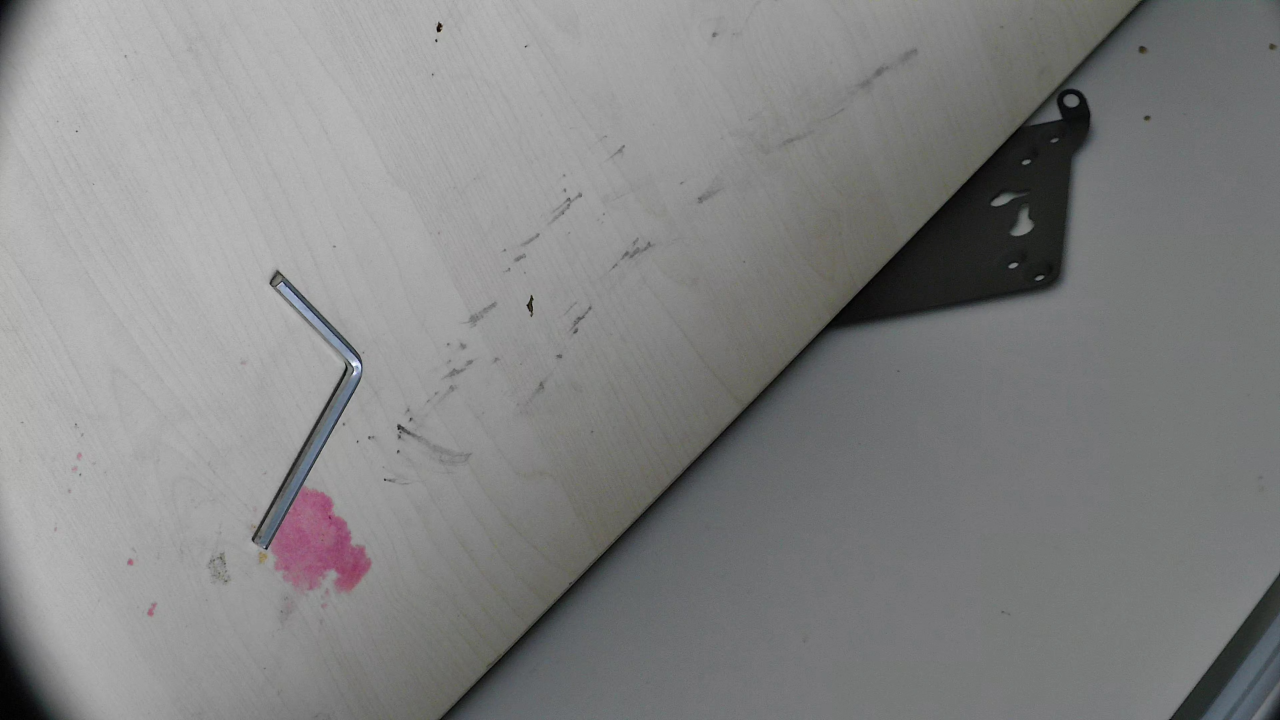
#> input picture pre_Operator/SSIM/10350+.jpg, 3840 x 2160 px (shown at 1/3 size)
$ python ssim.py
#> lines starting #> are read from the running program, lines starting #| are printed output that depends on the picture; long printed decimals are rounded
import cv2
from skimage.metrics import structural_similarity as ssim
import numpy as np
import time

# decoded img
img1 = cv2.imread('10350+.jpg')
#> img1 is the input picture: shape (2160, 3840, 3); mean B, G, R 132.2, 132.2, 131.9
img2 = cv2.imread('background.jpg')
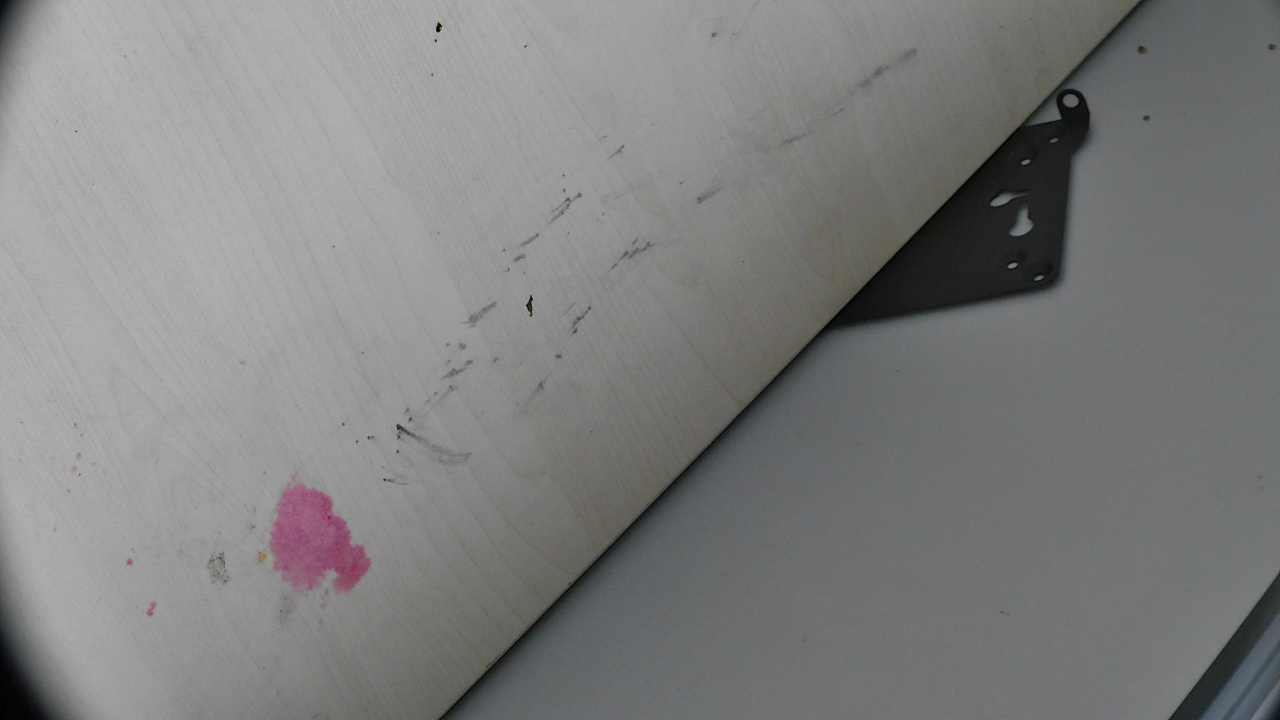
#> input picture pre_Operator/SSIM/background.jpg, 3840 x 2160 px (shown at 1/3 size)
#> img2 is the input picture: shape (2160, 3840, 3); mean B, G, R 127.6, 127.4, 127.3

# [29 lines of commented-out code are left out]
gray1 = cv2.cvtColor(img1, cv2.COLOR_BGR2GRAY)
gray2 = cv2.cvtColor(img2, cv2.COLOR_BGR2GRAY)
# [117 lines of commented-out code are left out]

start_time = time.perf_counter()
ssim_gray, diff_map = ssim(gray1, gray2, data_range=255, full=True, gaussian_weights=False)
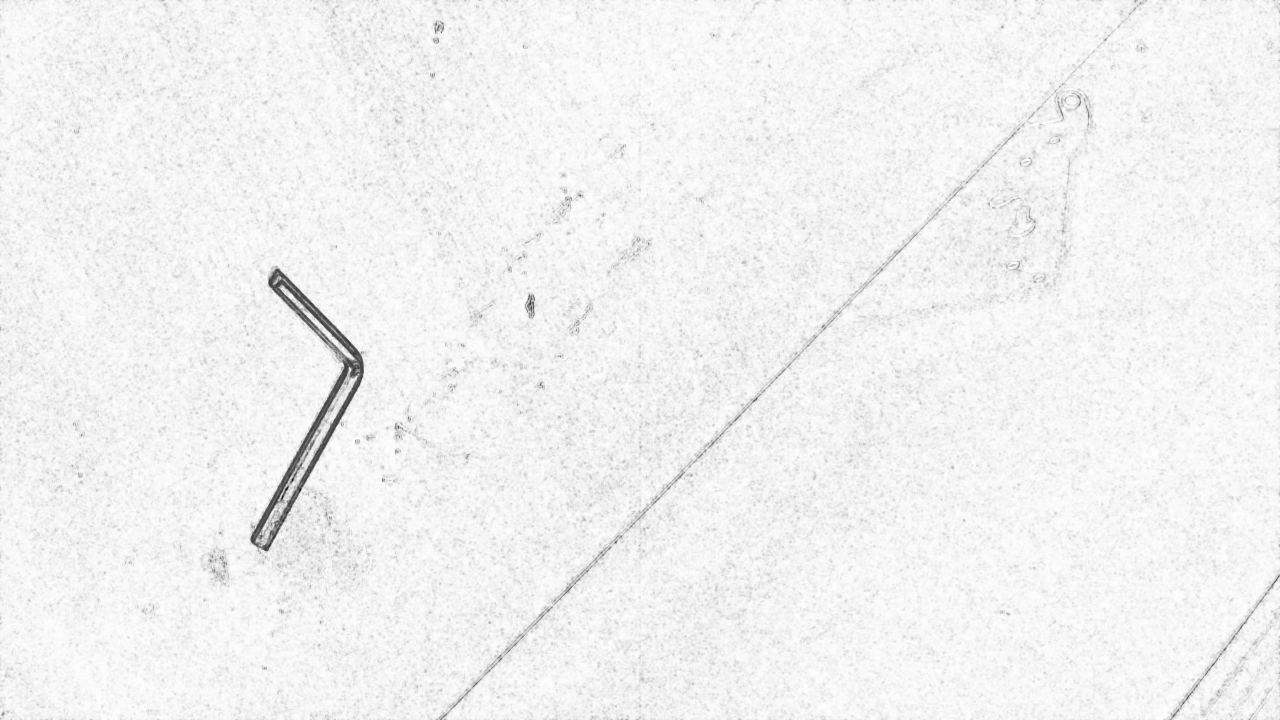
#> diff_map: shape (2160, 3840) float64 (shown at 1/3 size); min -0.359, max 1, mean 0.931; drawn with min black and max white
#> ssim_gray = 0.932
# ssim_gray, diff_map = ssim(img1, img2, channel_axis=-1, data_range=255, full=True, gaussian_weights=False, win_size=11)
end_time = time.perf_counter()
elapsed_time = end_time - start_time

print(f"灰度图 SSIM: {ssim_gray:.6f}")
#| 灰度图 SSIM: 0.9316
diff_map_scaled = (diff_map * 255).astype("uint8")
cv2.imwrite('diff_map.png', diff_map_scaled)
print("diff_map saved as 'diff_map.png")
np.save('diff_map.npy', diff_map)
print("diff_map data saved as 'diff_map.npy")
print(f"consuming time = {elapsed_time:.4f} s")


# [99 lines of commented-out code are left out]
